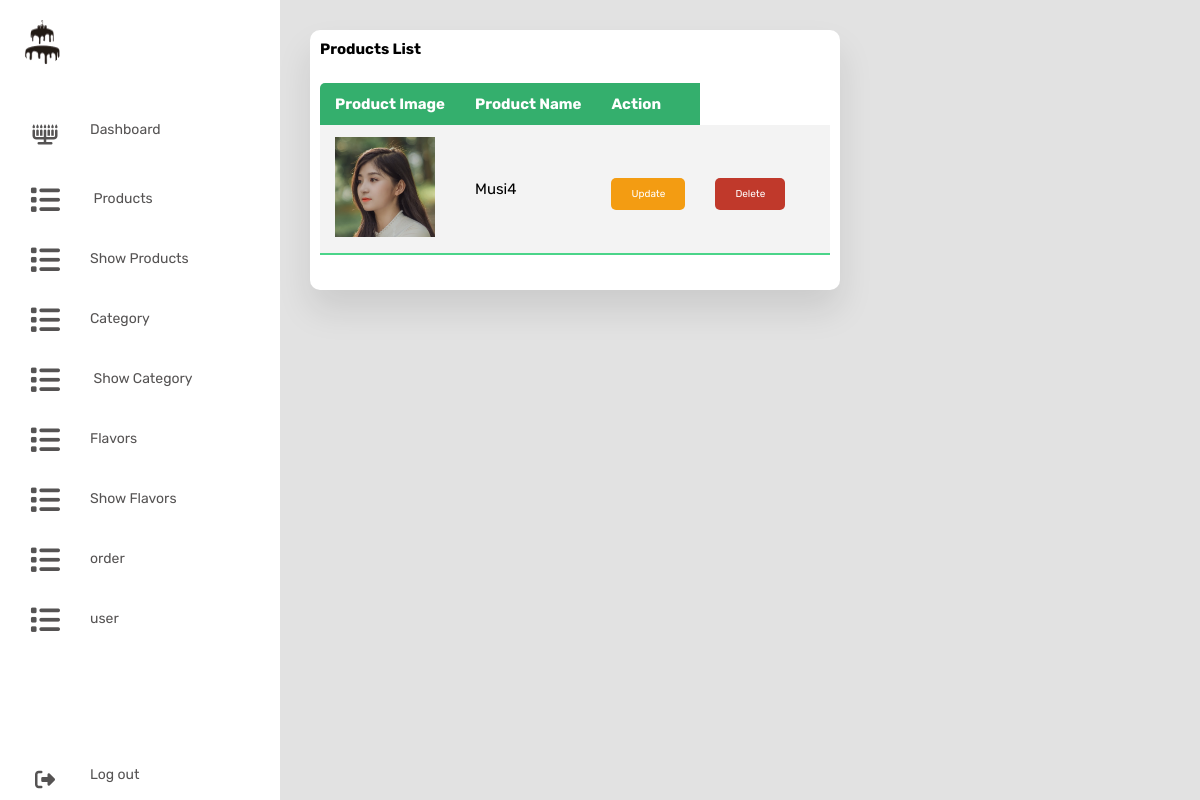
/admin/admin_show_category.php (signed in), run on the app's committed database.
### tables this page shows
CREATE TABLE `category` (
  `id` int(11) NOT NULL,
  `image` varchar(255) NOT NULL,
  `name` varchar(255) NOT NULL
);

### admin/admin_show_category.php (the view, shortened to what this page needs)
<?php
include 'admin_header.php';
?>
<section class="attendance" style="padding-left: 3rem;">
  <div class="attendance-list">
    <h1>products List</h1>
    <table class="table">
      <thead>
        <tr>
          <th>product image</th>
          <th>product name</th>
          <th>action</th>
        </tr>
      </thead>
      <?php
      $select_category = mysqli_query($conn, "SELECT * FROM `category` order by id desc") or die('query failed');
      if (mysqli_num_rows($select_category) > 0) {
        while ($fetch_category = mysqli_fetch_assoc($select_category)) {
      ?>
          <tr>
            <td><img src="../uploaded_img/<?php echo $fetch_category['image']; ?>" height="100" alt=""></td>
            <td> <?php echo $fetch_category['name']; ?>
            <td> <a href="admin_category.php?update=<?php echo $fetch_category['id']; ?>" class="option-btn">update</a>
            <td> <a href="admin_category.php?delete=<?php echo $fetch_category['id']; ?>" class="delete-btn" onclick="return confirm('delete this product?');">delete</a>
            <td>
          </tr>
      <?php
        }
      } else {
        echo '<p class="empty">no product!</p>';
      }
      ?>
    </table>
  </div>
</section>
</div>

### css/admins.css (style rules this page uses)
* { margin: 0; padding: 0; outline: none; border: none; text-decoration: none; box-sizing: border-box; font-family: "Poppins", sans-serif; }
:root { --purple:#4934cf98; --red:#c0392b; --orange:#f39c12; --black:#333; --white:#fff; --light-color:#666; --light-white:#ccc; --light-bg:#f5f5f5; --border:.1rem solid var(--black); --box-shadow:0 .5rem 1rem rgba(0,0,0,.1); }
* { font-family: 'Rubik', sans-serif; margin:0; padding:0; box-sizing: border-box; outline: none; border:none; text-decoration: none; transition:all .2s linear; }
html { font-size: 62.5%; overflow-x: hidden; }
body { background: rgb(226, 226, 226); }
a { position: relative; font-size: 14px; color: rgb(85, 83, 83); display: table; padding: 10px; }
.attendance { margin-top: 20px; text-transform: capitalize; }
.attendance-list { width: 100%; padding: 10px; margin-top: 10px; background: #fff; border-radius: 10px; box-shadow: 0 20px 35px rgba(0, 0, 0, 0.1); }
.table { border-collapse: collapse; margin: 25px 0; font-size: 15px; min-width: 100%; overflow: hidden; border-radius: 5px 5px 0 0; }
table thead tr { color: #fff; background: #34AF6D; text-align: left; font-weight: bold; }
.table th, .table td { padding: 12px 15px; }
.table tbody tr { border-bottom: 1px solid #ddd; }
.table tbody tr:nth-of-type(odd) { background: #f3f3f3; }
.table tbody tr:last-of-type { border-bottom: 2px solid #4AD489; }
.btn, .option-btn, .delete-btn, .white-btn { display: inline-block; margin-top: 1rem; padding:1rem 2rem; cursor: pointer; color:var(--white); font-size: 1rem; border-radius: .5rem; text-transform: capitalize; }
.option-btn { background-color: var(--orange); }
.delete-btn { background-color: var(--red); }

### data on the page
category: image (picture), name "Musi4"
